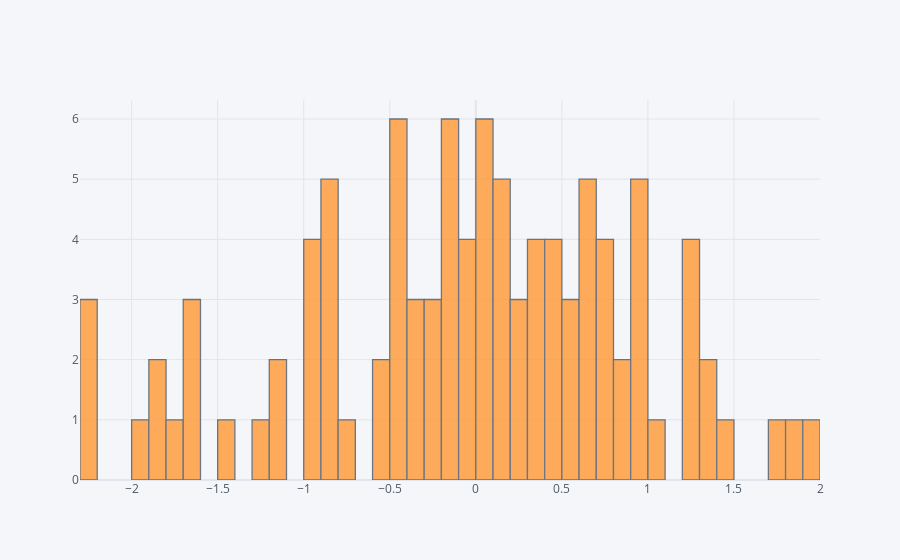

This figure's notebook cell:
### Code cell
#  this how to plot a histogram plot 
df["A"].iplot(kind="hist",bins=50)

### Figure 1 — Plotly figure (JSON) as saved in the notebook; plotly's stock layout.template omitted (floating-point values rounded to 4 significant figures)
{"data": [{"histfunc": "count", "histnorm": "", "marker": {"color": "rgba(255, 153, 51, 1.0)", "line": {"color": "#4D5663", "width": 1.3}}, "name": "A", "nbinsx": 50, "opacity": 0.8, "orientation": "v", "type": "histogram", "x": [0.4546, -0.1369, 0.1435, -0.8399, -1.212, 0.3691, 0.132, 0.3291, -0.1178, 0.005551, -0.888, 0.8965, 1.217, -0.1327, 0.2028, 0.1256, -0.02445, 0.4105, 0.7606, 1.208, -1.69, 0.3688, -0.3883, 0.2876, 0.9477, 1.775, 1.41, 0.7404, -0.4223, 1.078, 0.903, -1.183, 1.36, -0.1497, 1.889, -0.286, -1.455, -0.838, -0.1028, 0.651, -0.9226, 0.01963, 0.976, -0.4602, -0.9715, 0.847, 0.04679, 0.7581, 0.9319, -2.272, -0.04855, -0.4533, -0.3239, 0.5425, -0.8745, 0.0543, 1.236, 1.358, -1.186, 0.6134, -0.05765, 1.296, -1.721, 0.1495, -0.2998, 0.5177, 0.01148, -0.3161, 0.07093, 0.4799, -1.805, -0.5131, -0.5332, 0.6044, -0.925, 0.6079, -1.693, 0.4102, -0.4752, -0.003896, 0.6803, 0.9163, -2.231, -1.632, -0.8908, -0.7647, 1.968, -0.1635, 0.3633, -0.4881, 0.2228, 0.5072, 0.1293, -0.2591, -1.875, -2.284, -0.9093, -1.937, 0.7866, -0.471]}], "layout": {"barmode": "overlay", "legend": {"bgcolor": "#F5F6F9", "font": {"color": "#4D5663"}}, "paper_bgcolor": "#F5F6F9", "plot_bgcolor": "#F5F6F9", "title": {"font": {"color": "#4D5663"}}, "xaxis": {"gridcolor": "#E1E5ED", "showgrid": true, "tickfont": {"color": "#4D5663"}, "title": {"font": {"color": "#4D5663"}, "text": ""}, "zerolinecolor": "#E1E5ED"}, "yaxis": {"gridcolor": "#E1E5ED", "showgrid": true, "tickfont": {"color": "#4D5663"}, "title": {"font": {"color": "#4D5663"}, "text": ""}, "zerolinecolor": "#E1E5ED"}}}
